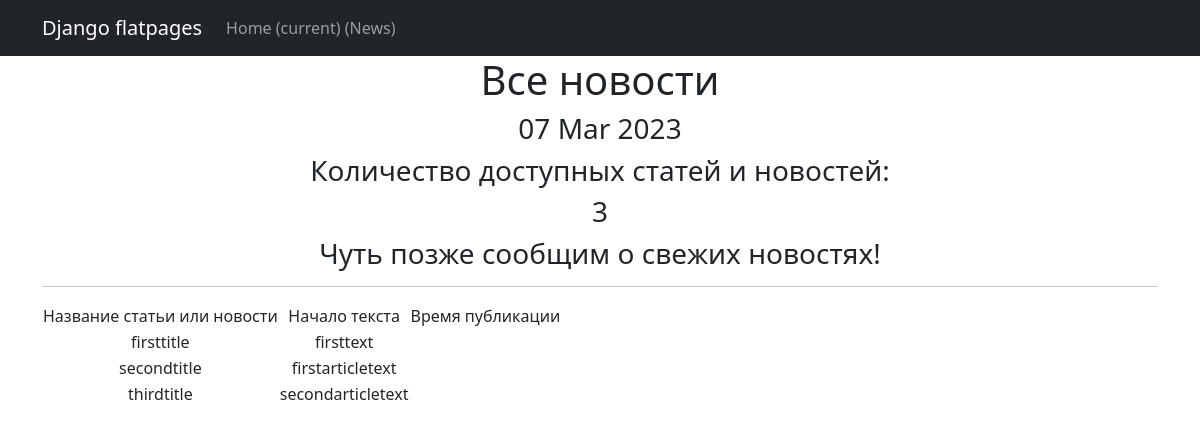
The page /news/ on the database as committed earlier.
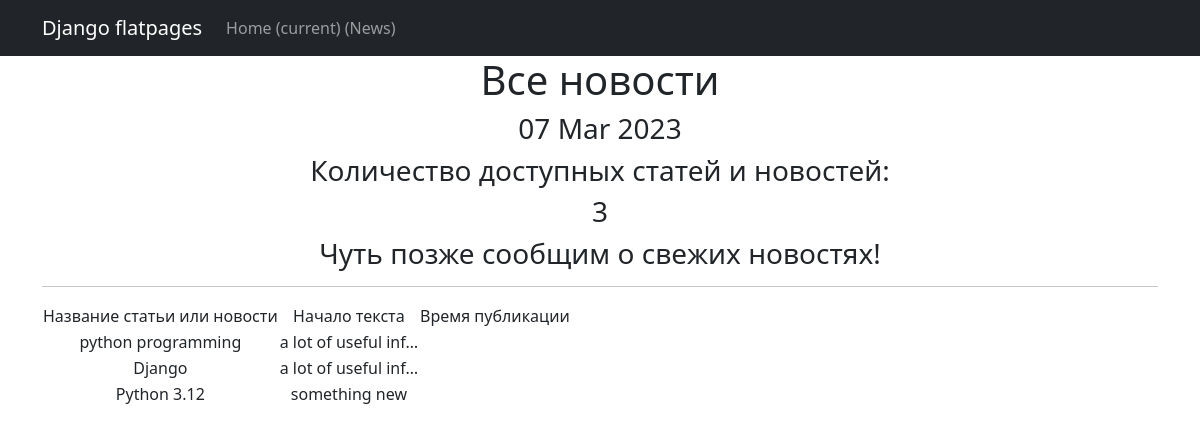
The same page on the database as committed later.
### news/models.py (models this page shows, shortened)
class Post(models.Model):
    author = models.ForeignKey(Author, on_delete=models.CASCADE)
    NEWS = 'NW'
    ARTICLE = 'AR'
    CATEGORY_CHOICES = (
        (NEWS, 'Новость'),
        (ARTICLE, 'Статья'),
    )
    category_type = models.CharField(max_length=2, choices=CATEGORY_CHOICES, default=ARTICLE)
    date_creation = models.DateTimeField(auto_now_add=True)
    post_category = models.ManyToManyField(Category, through='PostCategory')
    title = models.CharField(max_length=128)
    text = models.TextField()
    rating = models.SmallIntegerField(default=0)

### news/views.py (the view)
# urls.py: path('', PostsList.as_view()),
class PostsList(ListView):
    model = Post
    template_name = 'news1.html'
    context_object_name = 'news'
    def get_context_data(self, **kwargs):
        context = super().get_context_data(**kwargs)
        context['time_now'] = datetime.utcnow()
        context['next_post'] = None
        return context

### news/templatetags/custom_filters.py (called while the page is built)
@register.filter()
def censor(value):
    bad_words = ['idiot', 'stupid', 'nerd', 'Idiot']
    if not isinstance(value, str):
        raise TypeError(f"unresolved type '{type(value)}' expected  type 'str'")
    for word in value.split():
        if word.lower() in bad_words:
            value = value.replace(word, f"{word[0]}{'*' * (len(word) - 1)}")
    return value

### templates/news1.html (shortened to what this page needs)
{% extends 'flatpages/default.html' %}
{% load custom_filters %}
{% block content %}
   <h1>Все новости</h1>
   <h3>{{ time_now|date:'d M Y' }}</h3>
   <h3>Количество доступных статей и новостей:</h3> <h3>{{ news|length }}</h3>
   <h3> {{ next_post|default_if_none:"Чуть позже сообщим о свежих новостях!" }} </h3>
   <hr>
   {% if news %}
<table>
    <td>Название статьи или новости</td>
    <td>Начало текста</td>
    <td>Время публикации</td>
    {% for post in news %}
    <tr>
        <td>{{ post.title|censor }}</td>
        <td>
            <div align="center">{{ post.text|censor|truncatechars:20 }}</div>
        </td>
        <td>{{ post.dateCreation|date:'d M Y ' }}</td>
    </tr>
    <tr>
        {% endfor %}
    </tr>
</table>
   {% else %}
       <h2>Свежих новостей нет!</h2>
   {% endif %}
{% endblock content %}

### templates/flatpages/default.html (shortened to what this page needs)
<!DOCTYPE html>
<html lang="en">
    <head>
        {% load static %}
        <link href="{% static 'css/styles.css' %}" rel="stylesheet" />
    </head>
    <body>
        <nav class="navbar navbar-expand-lg navbar-dark bg-dark static-top">
             <div class="container">
                 <a class="navbar-brand" href="#">Django flatpages</a>
                 <div class="collapse navbar-collapse" id="navbarResponsive">
                     <ul class="navbar-nav ml-auto">
                         <li class="nav-item active">
                             <a class="nav-link" href="#">Home
                                 <span class="sr-only">(current)</span>
                                 <span class="sr-only">(News)</span>
                             </a>
                     </ul>
                 </div>
             </div>
        </nav>
        <div class="container">
            <div class="row">
                <div class="col-lg-12 text-center">
                    {% block content %}{% endblock content %}
                </div>
            </div>
        </div>
    </body>
</html>

Rows that differ between the two databases and show on the page:
removed Post: title|censor "firsttitle", text|censor "firsttext"
removed Post: title|censor "secondtitle", text|censor "firstarticletext"
removed Post: title|censor "thirdtitle", text|censor "secondarticletext"
added Post: title|censor "python programming", text|censor "a lot of useful inf…"
added Post: title|censor "Django", text|censor "a lot of useful inf…"
added Post: title|censor "Python 3.12", text|censor "something new"
